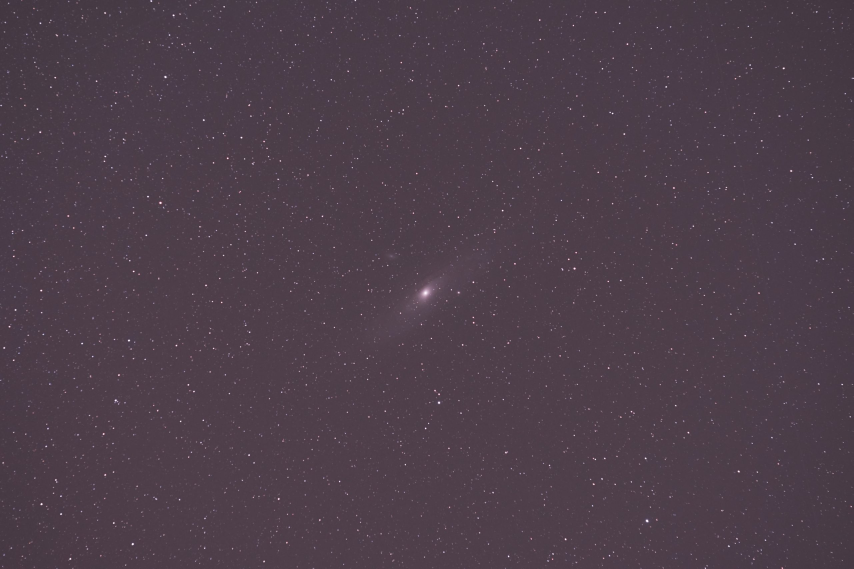
#> input picture simulations/galaxy_image.png, 2560 x 1707 px (shown at 1/3 size)
$ python test.py   (older library calls are emulated)
#> lines starting #> are read from the running program, lines starting #| are printed output that depends on the picture

from PIL import Image
import numpy as np
import cv2
import matplotlib.pyplot as plt

def full_galaxy_correction(img_path, out_path):
#> called with img_path = 'galaxy_image.png', out_path = 'galaxy_corrected.png'
    img = Image.open(img_path).convert("RGB")
#> img is the input picture: PIL image 2560x1707 RGB; mean R, G, B 77.5, 62.6, 74
    arr = np.asarray(img).astype(np.float32)


    flat = arr.reshape(-1, 3)
    low_vals = np.percentile(flat, 2, axis=0)
#> low_vals = [69, 57, 67]
    offset = low_vals.mean()
#> offset = 64.33
    arr1 = arr - offset
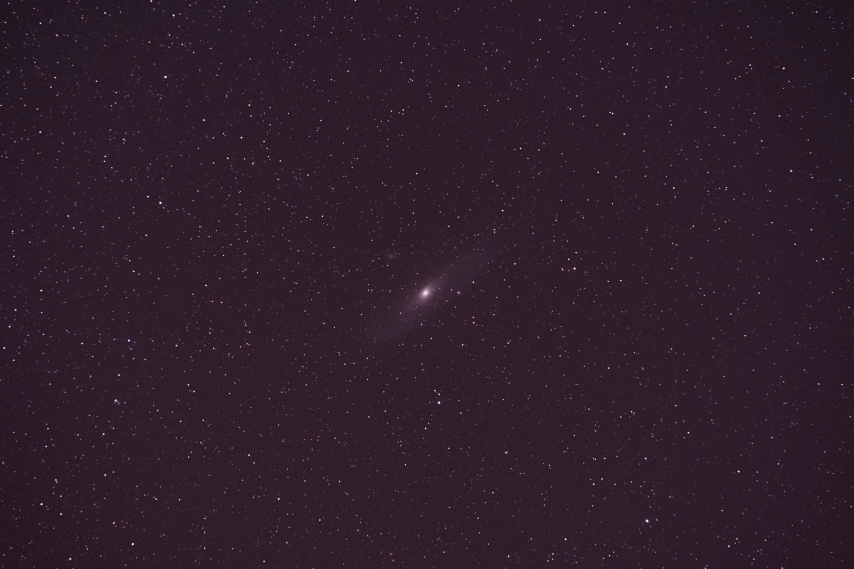
#> arr1: shape (1707, 2560, 3) float32 (shown at 1/3 size); mean R, G, B 13.1, -1.9, 9.6; drawn with min black and max white
    arr1 = np.maximum(arr1, 0)


    arr1 = arr1 / np.max(arr1) * 255.0


    lab = cv2.cvtColor(arr1.astype(np.uint8), cv2.COLOR_RGB2LAB)
#> lab: shape (1707, 2560, 3); mean of channels 0, 1, 2 4.1, 134.7, 125.2
    L, A, B = lab[:,:,0].astype(np.float32), lab[:,:,1].astype(np.float32), lab[:,:,2].astype(np.float32)
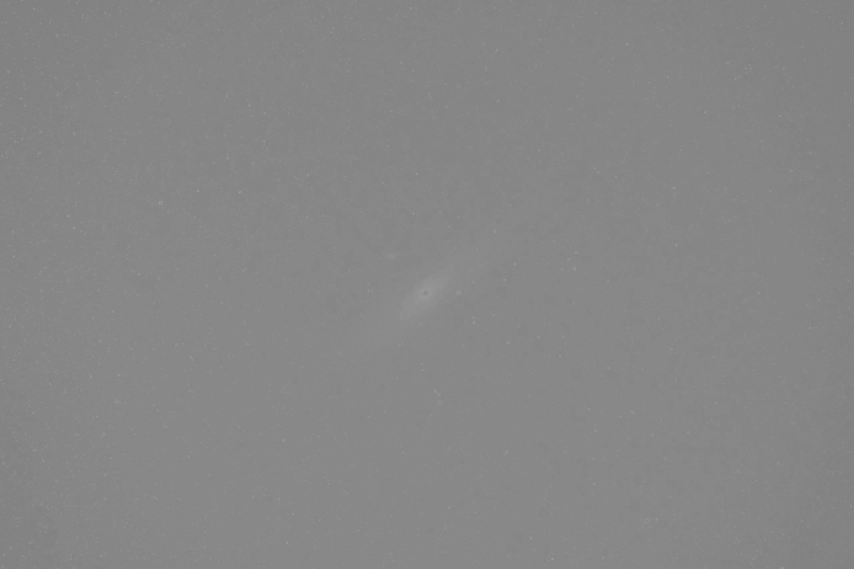
#> A: shape (1707, 2560) float32 (shown at 1/3 size); min 128, max 160, mean 134.7

    grad_L = np.sqrt(
        cv2.Sobel(L, cv2.CV_32F, 1, 0, 3)**2 +
        cv2.Sobel(L, cv2.CV_32F, 0, 1, 3)**2
    )
    grad_C = np.sqrt(
        cv2.Laplacian(A, cv2.CV_32F)**2 +
        cv2.Laplacian(B, cv2.CV_32F)**2
    )
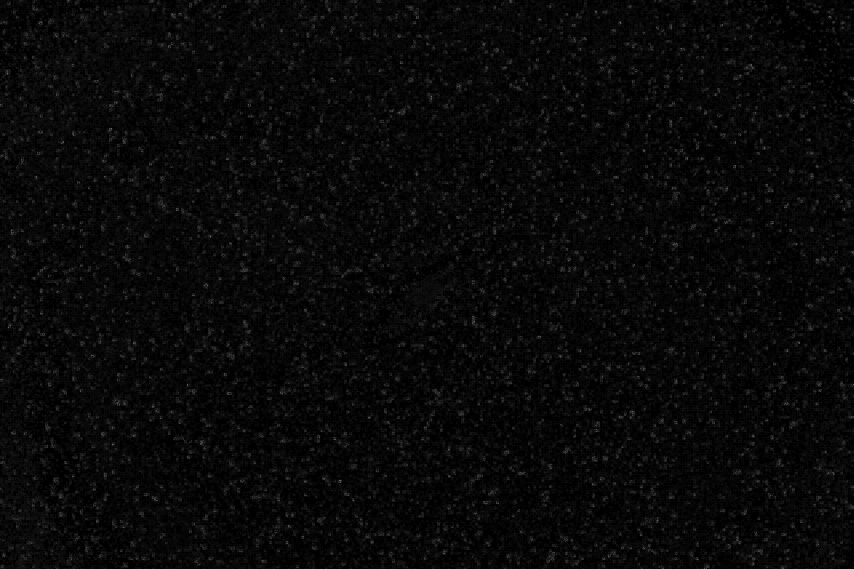
#> grad_C: shape (1707, 2560) float32 (shown at 1/3 size); min 0, max 67.23, mean 2.4; drawn with min black and max white

    mask_artifact = (grad_L > 18) & (grad_C > 14)
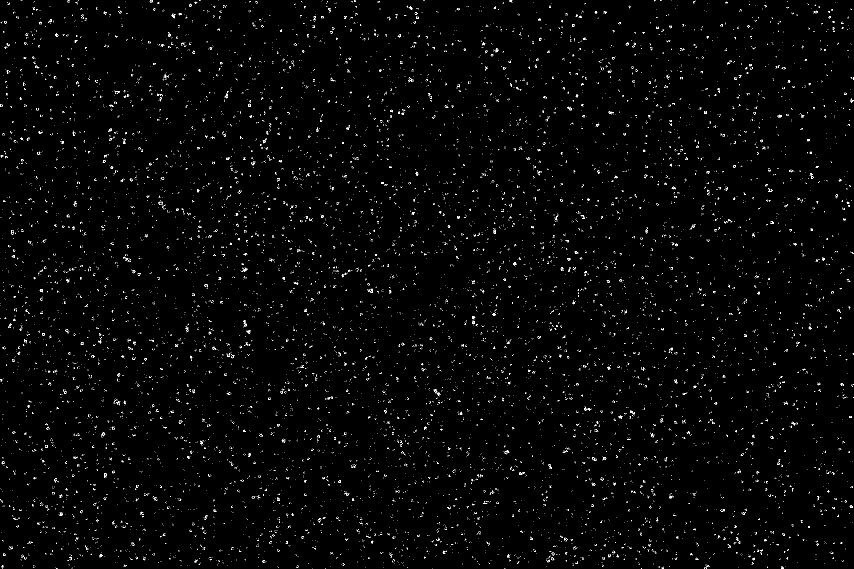
#> mask_artifact: shape (1707, 2560) bool (shown at 1/3 size); 0.89% white in thin lines or dots
    A_blur = cv2.GaussianBlur(A, (5,5), 0)
    B_blur = cv2.GaussianBlur(B, (5,5), 0)
    A[mask_artifact] = A_blur[mask_artifact]
    B[mask_artifact] = B_blur[mask_artifact]

    lab = np.stack([L, A, B], axis=2)
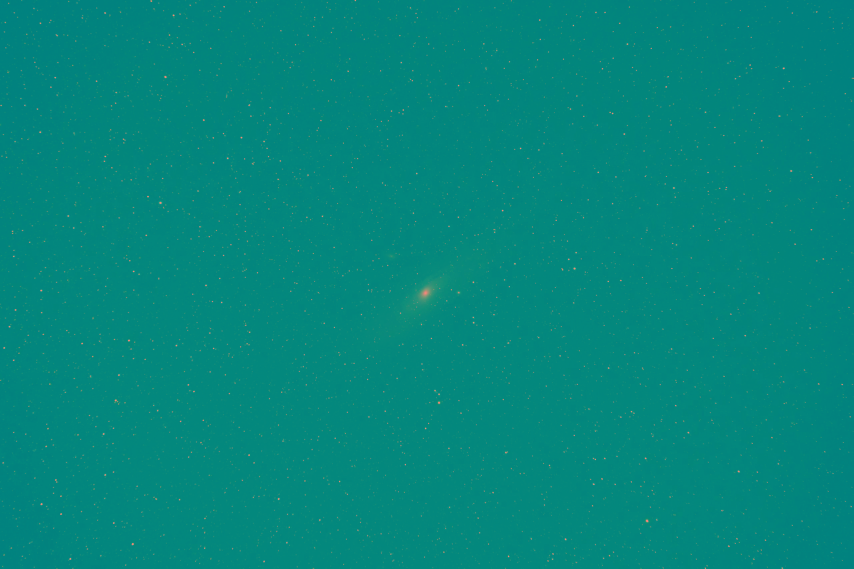
#> lab: shape (1707, 2560, 3) float32 (shown at 1/3 size); mean of channels 0, 1, 2 4.1, 129.6, 127.6; drawn as R, G, B
    arr2 = cv2.cvtColor(lab.astype(np.uint8), cv2.COLOR_LAB2RGB).astype(np.float32)


    lum = 0.2126*arr2[:,:,0] + 0.7152*arr2[:,:,1] + 0.0722*arr2[:,:,2]
    bg_floor = np.percentile(lum, 3)
#> bg_floor = 1.56
    core_cut = np.percentile(lum, 97)
#> core_cut = 12.19

    disk_mask = (lum > bg_floor + 6) & (lum < core_cut)
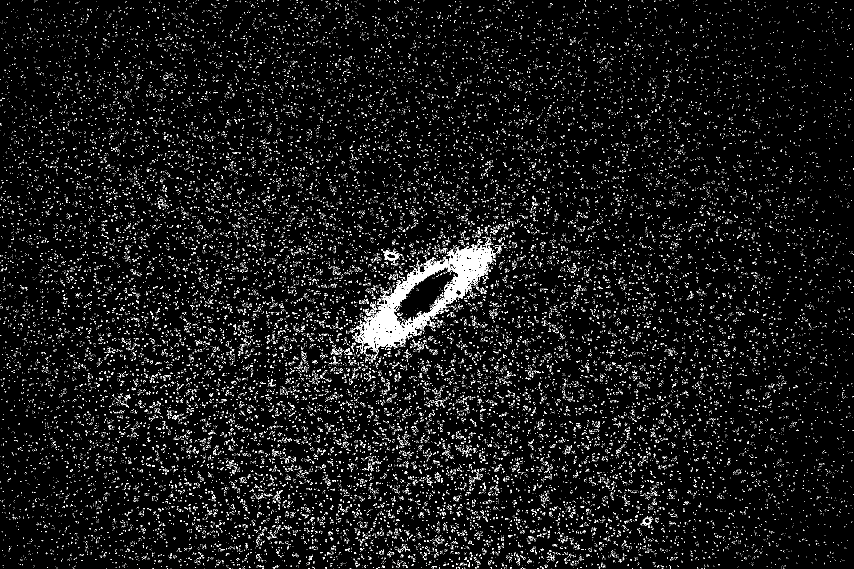
#> disk_mask: shape (1707, 2560) bool (shown at 1/3 size); 4% white in thin lines or dots


    warm = np.array([225, 205, 165], dtype=np.float32)
    arr2[disk_mask] *= 1.25
    arr2[disk_mask] = 0.7 * arr2[disk_mask] + 0.3 * warm
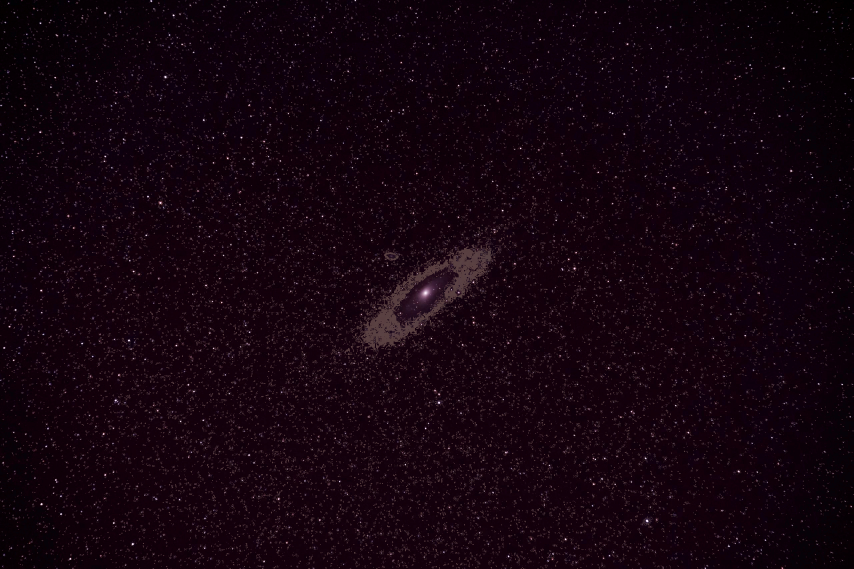
#> arr2: shape (1707, 2560, 3) float32 (shown at 1/3 size); mean of channels 0, 1, 2 20, 3.9, 14; drawn as R, G, B

    out = np.clip(arr2, 0, 255).astype(np.uint8)
    Image.fromarray(out).save(out_path)

    return img, out

input_path = "galaxy_image.png"
output_path = "galaxy_corrected.png"

orig, corrected = full_galaxy_correction(input_path, output_path)


plt.figure(figsize=(10,4))
plt.subplot(1,2,1)
plt.title("Original")
plt.imshow(orig)
plt.axis("off")

plt.subplot(1,2,2)
plt.title("Processed")
plt.imshow(corrected)
plt.axis("off")

plt.tight_layout()
plt.show()
